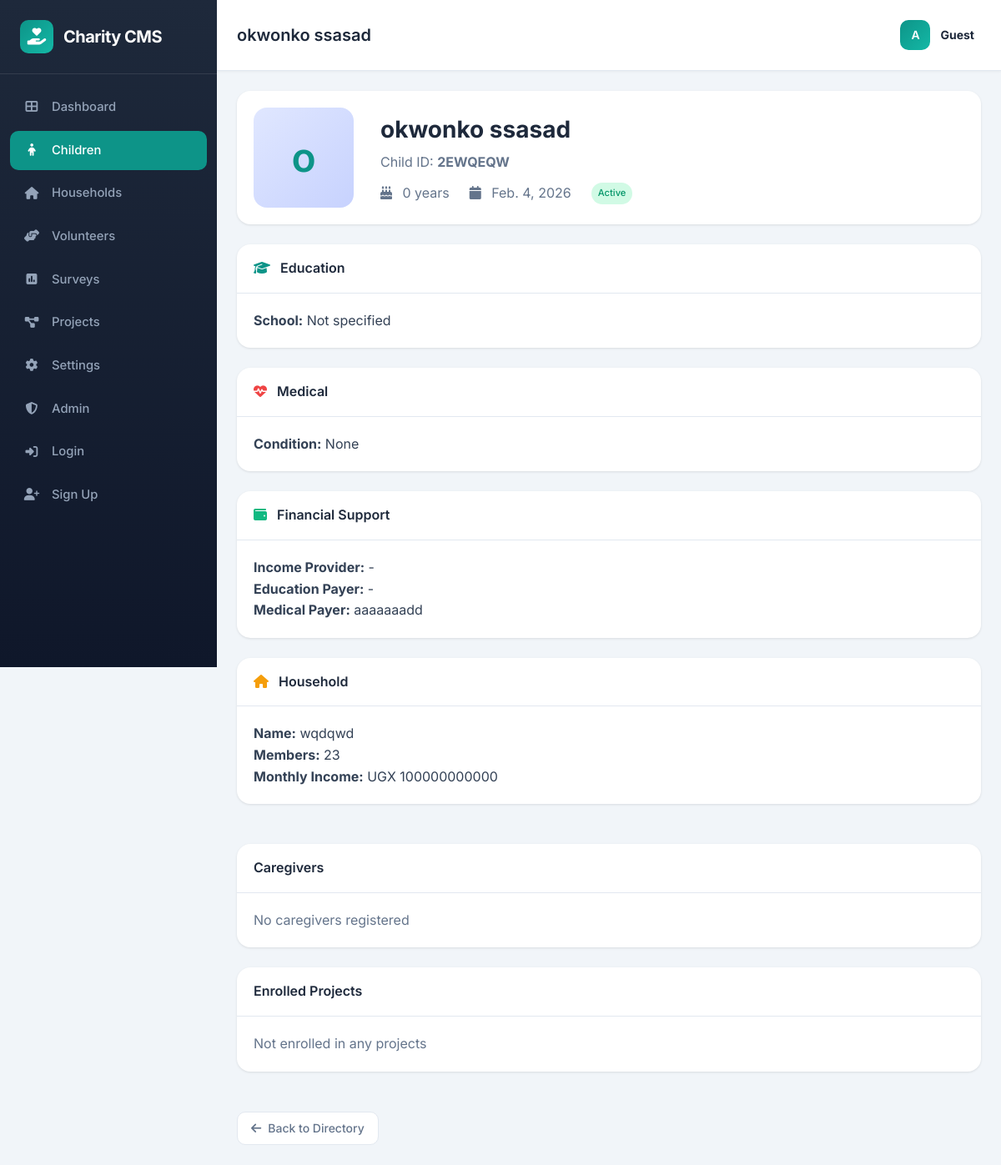
/children/1/, run on the app's committed database.
### children/models.py (models this page shows, shortened)
class Child(models.Model):
    first_name = models.CharField(max_length=100)
    last_name = models.CharField(max_length=100)
    date_of_birth = models.DateField()
    profile_photo = models.ImageField(
        upload_to='children/photos/%Y/%m/%d/',
        blank=True,
        null=True,
        help_text='Upload a recent photo of the child'
    )
    child_id = models.CharField(
        max_length=50,
        unique=True,
        help_text='Unique child identifier'
    )
    chronic_medical_condition = models.TextField(
        blank=True,
        verbose_name='Chronic medical condition',
        help_text='Any ongoing medical conditions'
    )
    school = models.ForeignKey(
        School,
        on_delete=models.SET_NULL,
        null=True,
        blank=True,
        related_name='children'
    )
    income_provider = models.CharField(
        max_length=255,
        blank=True,
        verbose_name='Who provides most household income',
        help_text='Primary income provider for the household'
    )
    education_payer = models.CharField(
        max_length=255,
        blank=True,
        verbose_name='Who pays for education',
        help_text='Person/organization paying for education'
    )
    medical_payer = models.CharField(
        max_length=255,
        blank=True,
        verbose_name='Who pays for medical bills',
        help_text='Person/organization paying for medical expenses'
    )
    household = models.ForeignKey(
        Household,
        on_delete=models.CASCADE,
        related_name='children'
    )
    caregivers = models.ManyToManyField(
        Caregiver,
        related_name='children',
        blank=True
    )
    projects = models.ManyToManyField(
        Project,
        related_name='enrolled_children',
        blank=True
    )
    notes = models.TextField(blank=True)
    is_active = models.BooleanField(default=True)
    registration_date = models.DateTimeField(auto_now_add=True)
    updated_at = models.DateTimeField(auto_now=True)
    class Meta:
        ordering = ['-registration_date']
        indexes = [
            models.Index(fields=['child_id']),
            models.Index(fields=['date_of_birth']),
            models.Index(fields=['last_name', 'first_name']),
            models.Index(fields=['registration_date']),
        ]
    @property
    def full_name(self):
        return f"{self.first_name} {self.last_name}"
    @property
    def age(self):
        today = date.today()
        birth_date = self.date_of_birth
        age = today.year - birth_date.year
        if (today.month, today.day) < (birth_date.month, birth_date.day):
            age -= 1
        return age

class Household(models.Model):
    RESIDENCE_TYPE_CHOICES = [
        ('owned', 'Owned'),
        ('rented', 'Rented'),
        ('informal', 'Informal/Slum'),
        ('other', 'Other'),
    ]
    household_name = models.CharField(max_length=255)
    number_of_people = models.PositiveIntegerField(
        default=1,
        validators=[MinValueValidator(1)]
    )
    main_income_source = models.CharField(max_length=255, blank=True)
    consistent_income_6months = models.BooleanField(default=False)
    children_under_18 = models.PositiveIntegerField(
        default=0,
        validators=[MinValueValidator(0)]
    )
    is_savings_group_member = models.BooleanField(default=False, verbose_name='Part of savings group')
    residence_type = models.CharField(
        max_length=20,
        choices=RESIDENCE_TYPE_CHOICES,
        default='informal'
    )
    estimated_monthly_income = models.FloatField(
        default=0,
        help_text='Estimated monthly household income'
    )
    household_assets = models.TextField(blank=True, help_text='List household assets')
    can_pay_emergency = models.BooleanField(default=False, verbose_name='Can pay emergency expense')
    created_at = models.DateTimeField(auto_now_add=True)
    updated_at = models.DateTimeField(auto_now=True)
    class Meta:
        ordering = ['-created_at']
        verbose_name_plural = 'Households'

### children/views_html.py (the view)
def child_detail(request, pk):
    child = get_object_or_404(Child.objects.select_related('school', 'household').prefetch_related('caregivers', 'projects'), pk=pk)
    return render(request, 'children/detail.html', {'child': child})

### templates/children/detail.html
{% extends 'base.html' %}
{% block page_title %}{{ child.full_name }}{% endblock %}
{% block content %}
<div class="card" style="margin-bottom: 1.5rem;">
    <div class="card-body">
        <div style="display: flex; align-items: center; gap: 2rem;">
            {% if child.profile_photo %}
            <img src="{{ child.profile_photo.url }}" style="width: 120px; height: 120px; border-radius: 16px; object-fit: cover;">
            {% else %}
            <div style="width: 120px; height: 120px; border-radius: 16px; background: linear-gradient(135deg, #e0e7ff, #c7d2fe); color: var(--primary); display: flex; align-items: center; justify-content: center; font-size: 3rem; font-weight: 600;">
                {{ child.first_name.0 }}
            </div>
            {% endif %}
            <div>
                <h1 style="font-size: 1.75rem; font-weight: 700; color: var(--dark);">{{ child.full_name }}</h1>
                <p style="color: var(--secondary); margin-top: 0.25rem;">Child ID: <strong>{{ child.child_id }}</strong></p>
                <div style="display: flex; gap: 1.5rem; margin-top: 0.75rem;">
                    <span style="color: var(--secondary);"><i class="fas fa-birthday-cake" style="margin-right: 0.5rem;"></i> {{ child.age }} years</span>
                    <span style="color: var(--secondary);"><i class="fas fa-calendar" style="margin-right: 0.5rem;"></i> {{ child.date_of_birth }}</span>
                    <span class="badge {% if child.is_active %}badge-success{% else %}badge-primary{% endif %}">
                        {% if child.is_active %}Active{% else %}Inactive{% endif %}
                    </span>
                </div>
            </div>
        </div>
    </div>
</div>
<div class="grid-2">
    <div>
        <div class="card" style="margin-bottom: 1.5rem;">
            <div class="card-header">
                <h3><i class="fas fa-graduation-cap" style="margin-right: 0.5rem; color: var(--primary);"></i> Education</h3>
            </div>
            <div class="card-body">
                <p><strong>School:</strong> {{ child.school.name|default:"Not specified" }}</p>
            </div>
        </div>
        <div class="card" style="margin-bottom: 1.5rem;">
            <div class="card-header">
                <h3><i class="fas fa-heartbeat" style="margin-right: 0.5rem; color: var(--danger);"></i> Medical</h3>
            </div>
            <div class="card-body">
                <p><strong>Condition:</strong> {{ child.chronic_medical_condition|default:"None" }}</p>
            </div>
        </div>
        <div class="card" style="margin-bottom: 1.5rem;">
            <div class="card-header">
                <h3><i class="fas fa-wallet" style="margin-right: 0.5rem; color: var(--success);"></i> Financial Support</h3>
            </div>
            <div class="card-body">
                <p><strong>Income Provider:</strong> {{ child.income_provider|default:"-" }}</p>
                <p><strong>Education Payer:</strong> {{ child.education_payer|default:"-" }}</p>
                <p><strong>Medical Payer:</strong> {{ child.medical_payer|default:"-" }}</p>
            </div>
        </div>
        <div class="card" style="margin-bottom: 1.5rem;">
            <div class="card-header">
                <h3><i class="fas fa-home" style="margin-right: 0.5rem; color: var(--warning);"></i> Household</h3>
            </div>
            <div class="card-body">
                <p><strong>Name:</strong> {{ child.household.household_name }}</p>
                <p><strong>Members:</strong> {{ child.household.number_of_people }}</p>
                <p><strong>Monthly Income:</strong> UGX {{ child.household.estimated_monthly_income|default:"0"|floatformat:0 }}</p>
            </div>
        </div>
    </div>
    <div>
        <div class="card" style="margin-bottom: 1.5rem;">
            <div class="card-header">
                <h3>Caregivers</h3>
            </div>
            <div class="card-body">
                {% if child.caregivers.all %}
                {% for caregiver in child.caregivers.all %}
                <div style="padding: 0.75rem 0; border-bottom: 1px solid var(--border);">
                    <strong>{{ caregiver.name }}</strong><br>
                    <small style="color: var(--secondary);">{{ caregiver.get_relationship_display }}</small><br>
                    <small style="color: var(--secondary);"><i class="fas fa-phone"></i> {{ caregiver.phone }}</small>
                </div>
                {% endfor %}
                {% else %}
                <p style="color: var(--secondary);">No caregivers registered</p>
                {% endif %}
            </div>
        </div>
        <div class="card">
            <div class="card-header">
                <h3>Enrolled Projects</h3>
            </div>
            <div class="card-body">
                {% if child.projects.all %}
                {% for project in child.projects.all %}
                <div style="padding: 0.75rem 0; border-bottom: 1px solid var(--border);">
                    <strong>{{ project.name }}</strong><br>
                    <small style="color: var(--secondary);">{{ project.start_date }} - {{ project.end_date|default:"Ongoing" }}</small>
                </div>
                {% endfor %}
                {% else %}
                <p style="color: var(--secondary);">Not enrolled in any projects</p>
                {% endif %}
            </div>
        </div>
    </div>
</div>
<div style="margin-top: 1.5rem;">
    <a href="{% url 'children-directory' %}" class="btn btn-outline">
        <i class="fas fa-arrow-left"></i> Back to Directory
    </a>
</div>
{% endblock %}

### templates/base.html (style rules this page uses)
:root { --primary: #0d9488; --primary-dark: #0f766e; --primary-light: #14b8a6; --secondary: #64748b; --success: #10b981; --warning: #f59e0b; --danger: #ef4444; --dark: #1e293b; --light: #f8fafc; --border: #e2e8f0; --sidebar-width: 260px; }
* { margin: 0; padding: 0; box-sizing: border-box; }
body { font-family: 'Inter', -apple-system, BlinkMacSystemFont, sans-serif; background: #f1f5f9; color: #334155; line-height: 1.6; }
.card { background: white; border-radius: 16px; box-shadow: 0 1px 3px rgba(0,0,0,0.1); overflow: hidden; margin-bottom: 1.5rem; }
.card-header { padding: 1rem 1.25rem; border-bottom: 1px solid var(--border); display: flex; justify-content: space-between; align-items: center; flex-wrap: wrap; gap: 0.75rem; }
.card-header h2, .card-header h3 { font-size: 1rem; font-weight: 600; color: var(--dark); }
.card-body { padding: 1.25rem; }
.btn { display: inline-flex; align-items: center; gap: 0.5rem; padding: 0.5rem 1rem; border-radius: 10px; font-weight: 500; font-size: 0.875rem; text-decoration: none; border: none; cursor: pointer; transition: all 0.3s ease; white-space: nowrap; }
.btn-outline { background: white; color: var(--secondary); border: 1px solid var(--border); }
.grid-2 { display: grid; grid-template-columns: 2fr 1fr; gap: 1.5rem; }
.badge { display: inline-flex; padding: 0.25rem 0.5rem; border-radius: 20px; font-size: 0.7rem; font-weight: 500; white-space: nowrap; }
.badge-success { background: #d1fae5; color: #059669; }
@media (max-width: 1200px) { .grid-2 { grid-template-columns: 1fr; } }

### data on the page
Child: full_name "okwonko ssasad", first_name.0 "o", child_id "2EWQEQW", age "0", date_of_birth "Feb. 4, 2026", school.name "Not specified", chronic_medical_condition "None", income_provider "-", education_payer "-", medical_payer "aaaaaaadd", household.household_name "wqdqwd", household.number_of_people "23", household.estimated_monthly_income "100000000000"
